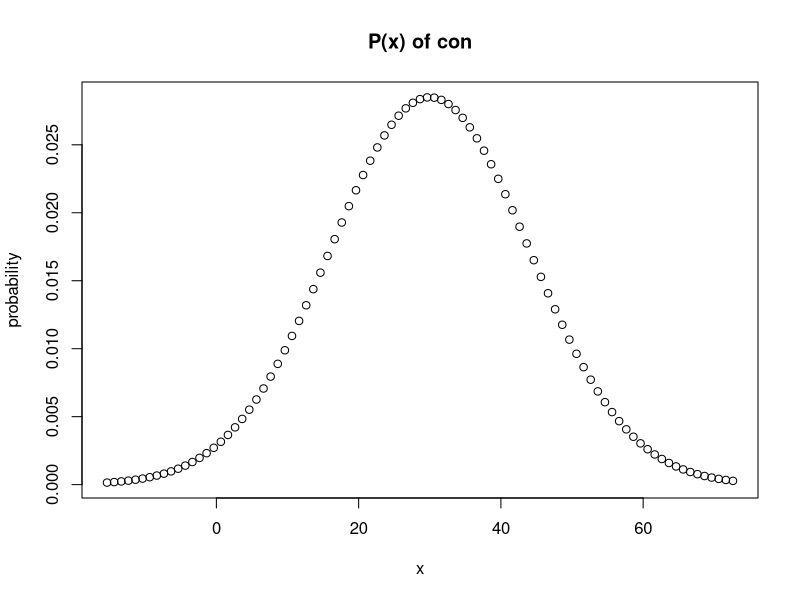
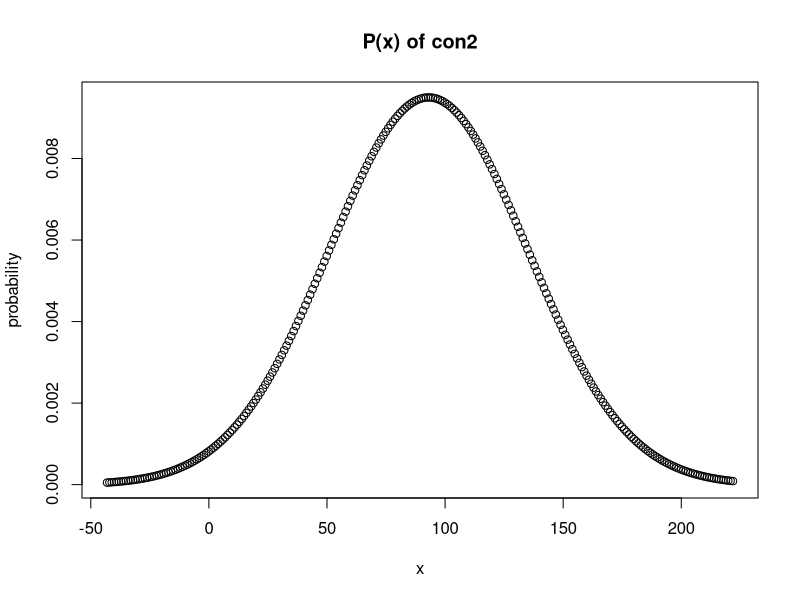
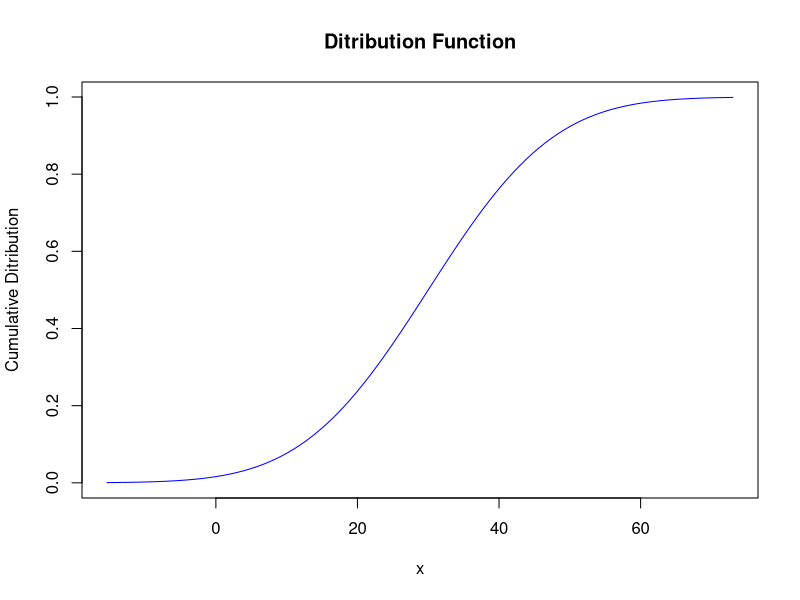
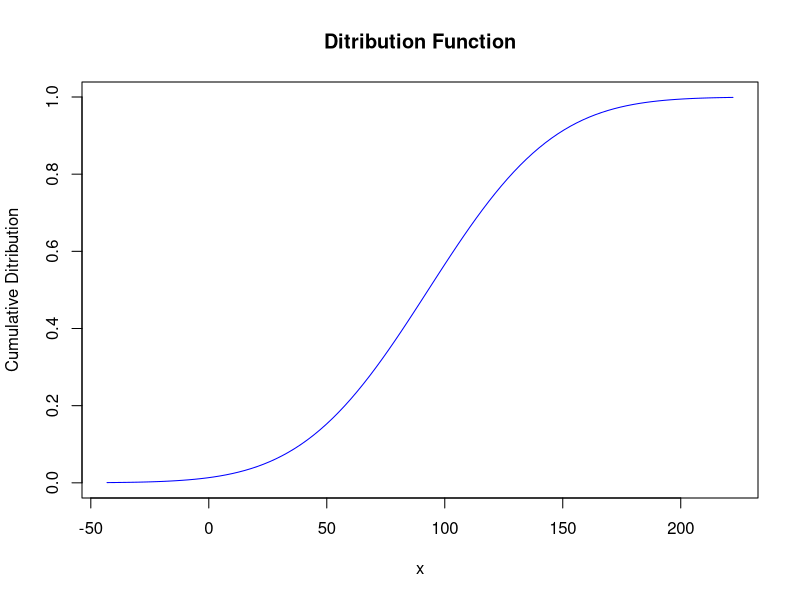
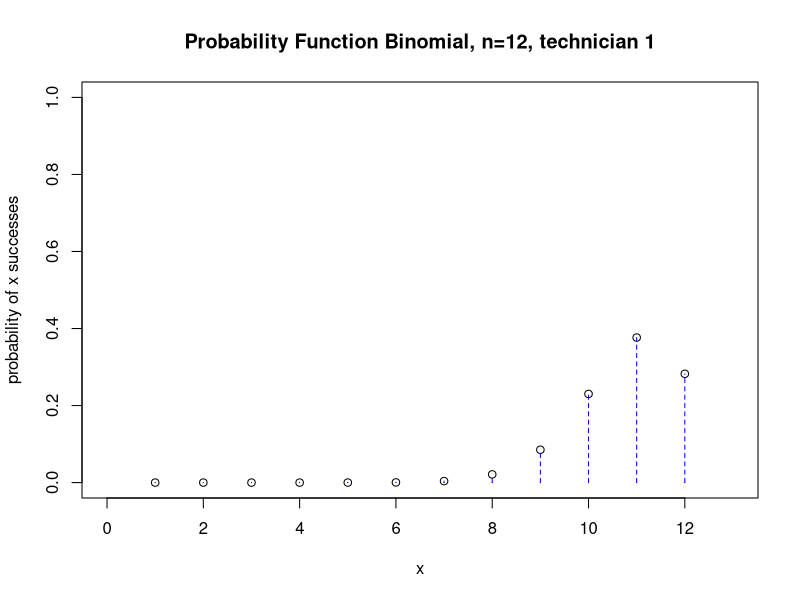
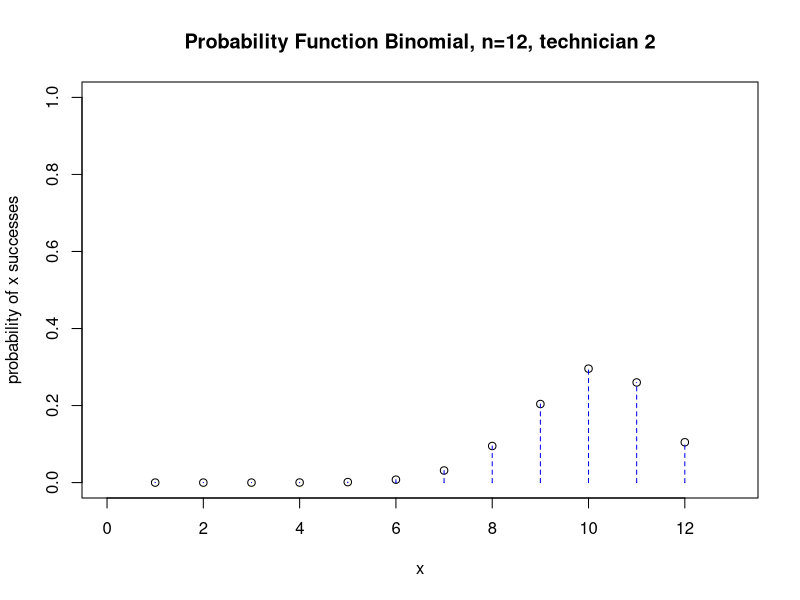
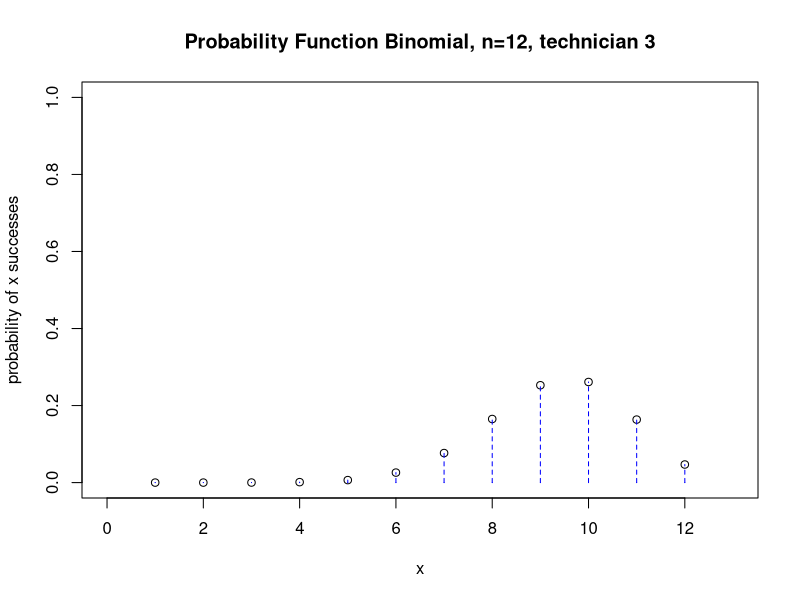
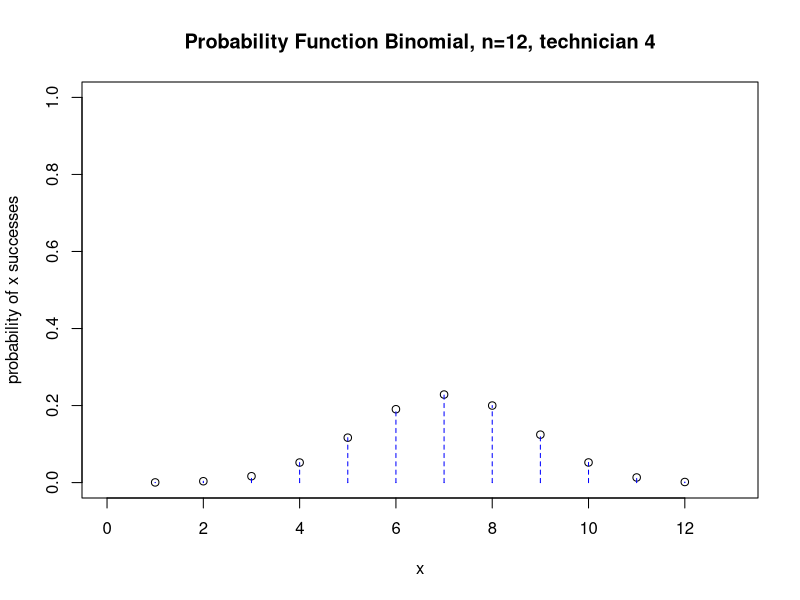

These figures' R source, in order:
# 1.1
manzanas = rnorm(500, mean=200, sd=30)
manzanas
# 1.2
sel1 = manzanas[manzanas>=170]
sel2 = sel1[sel1 <= 230]
sel2
perc = length(sel2)/length(manzanas)*100
perc
# 1.3
naranjas = rnorm(300, mean=150, sd=45)
naranjas
# 1.4
sel3 = naranjas[naranjas>=105]
sel4 = sel3[sel3 <= 195]
sel4
perc2 = length(sel4)/length(naranjas)*100
perc2

# 2.1
con = rnorm(400, mean=30, sd=14)
mean1 = mean(con)
median1 = median(con)
range1 = range(con)[2] - range(con)[1]
iqr1 = IQR(con)
sd1 = sd(con)
mean1
median1
range1
iqr1
sd1

con2 = con*3 + 3
mean2 = mean(con2)
median2 = median(con2)
range2 = range(con2)[2] - range(con2)[1]
iqr2 = IQR(con2)
sd2 = sd(con2)
mean2
median2
range2
iqr2
sd2

con
con2

plot(x=c(min(con):max(con)), y=dnorm(c(min(con):max(con)), mean=30, 14),
     xlab="x", ylab="probability", main=c("P(x) of con"))

plot(x=c(min(con2):max(con2)), y=dnorm(c(min(con2):max(con2)), mean=93, 42),
     xlab="x", ylab="probability", main=c("P(x) of con2"))

x = c(min(con):max(con))
curve(pnorm(x, mean=30, sd=14), xlim=c(min(con),max(con)), col="blue", ylab="Cumulative Ditribution",
      main="Ditribution Function")

x = c(min(con2):max(con2))
curve(pnorm(x, mean=93, sd=42), xlim=c(min(con2),max(con2)), col="blue", ylab="Cumulative Ditribution",
      main="Ditribution Function")

# 4.1
# TECHNICIAN 1
p_success = 45/50
12*p_success
aux = rep(0,24) # repeat
aux[seq(2,24,2)] = dbinom(c(1:12), size=12, prob=p_success)
plot(x=c(1:12), y=dbinom(c(1:12), size=12, prob=p_success),
     ylim=c(0,1), xlim=c(0,13), xlab="x", ylab="probability of x successes",
     main="Probability Function Binomial, n=12, technician 1")
lines(x=rep(1:12, each=2), y=aux, type="h", lty=2, col="blue")

# TECHNICIAN 2
p_success = 29/35
12*p_success
aux = rep(0,24) # repeat
aux[seq(2,24,2)] = dbinom(c(1:12), size=12, prob=p_success)
plot(x=c(1:12), y=dbinom(c(1:12), size=12, prob=p_success),
     ylim=c(0,1), xlim=c(0,13), xlab="x", ylab="probability of x successes",
     main="Probability Function Binomial, n=12, technician 2")
lines(x=rep(1:12, each=2), y=aux, type="h", lty=2, col="blue")

# TECHNICIAN 3
p_success = 31/40
12*p_success
aux = rep(0,24) # repeat
aux[seq(2,24,2)] = dbinom(c(1:12), size=12, prob=p_success)
plot(x=c(1:12), y=dbinom(c(1:12), size=12, prob=p_success),
     ylim=c(0,1), xlim=c(0,13), xlab="x", ylab="probability of x successes",
     main="Probability Function Binomial, n=12, technician 3")
lines(x=rep(1:12, each=2), y=aux, type="h", lty=2, col="blue")

# 4.4
p_success = 45/50
p1 = dbinom(10, size=12, prob=p_success)
p1
p_success = 29/35
p2 = dbinom(10, size=12, prob=p_success)
p2
p_success = 31/40
p3 = dbinom(10, size=12, prob=p_success)
p3


# 4.5
x_value = 6
num_of_trials_in_event = 12
p_success = 45/50
p1 = pbinom(x_value, size=num_of_trials_in_event, prob=p_success) # F(X<=x)
p1
p_success = 29/35
p2 = pbinom(x_value, size=num_of_trials_in_event, prob=p_success) # F(X<=x)
p2
p_success = 31/40
p3 = pbinom(x_value, size=num_of_trials_in_event, prob=p_success) # F(X<=x)
p3

# 4.6
# NEW TECHNICIAN
p_success = 7/12
aux = rep(0,24) # repeat
aux[seq(2,24,2)] = dbinom(c(1:12), size=12, prob=p_success)
plot(x=c(1:12), y=dbinom(c(1:12), size=12, prob=p_success),
     ylim=c(0,1), xlim=c(0,13), xlab="x", ylab="probability of x successes",
     main="Probability Function Binomial, n=12, technician 4")
lines(x=rep(1:12, each=2), y=aux, type="h", lty=2, col="blue")

# 5.1
# low season
lambda = 20
n2 = 50
n1 = 5

aux = rep(0, (n2 -n1 +1)*2)
aux[seq(2,(n2 -n1 +1)*2,2)] = dpois(c(n1:n2), lambda = lambda)
ymax = max(dpois(n1:n2, lambda=lambda))

plot(x=c(n1:n2), y=dpois(c(n1:n2), lambda = lambda), ylim=c(0,ymax), xlim=c(-1,n2-n1+1),
     xlab="x", ylab="probability", main="Probability Function, Low")
lines(x=rep(n1:n2, each=2), y=aux, pch=21, type="h", lty=2, col="blue")
# summer season
lambda = 30
n2 = 50
n1 = 5

aux = rep(0, (n2 -n1 +1)*2)
aux[seq(2,(n2 -n1 +1)*2,2)] = dpois(c(n1:n2), lambda = lambda)
ymax = max(dpois(n1:n2, lambda=lambda))

plot(x=c(n1:n2), y=dpois(c(n1:n2), lambda = lambda), ylim=c(0,ymax), xlim=c(-1,n2-n1+1),
     xlab="x", ylab="probability", main="Probability Function, Summer")
lines(x=rep(n1:n2, each=2), y=aux, pch=21, type="h", lty=2, col="blue")
# december season
lambda = 40
n2 = 50
n1 = 5

aux = rep(0, (n2 -n1 +1)*2)
aux[seq(2,(n2 -n1 +1)*2,2)] = dpois(c(n1:n2), lambda = lambda)
ymax = max(dpois(n1:n2, lambda=lambda))

plot(x=c(n1:n2), y=dpois(c(n1:n2), lambda = lambda), ylim=c(0,ymax), xlim=c(-1,n2-n1+1),
     xlab="x", ylab="probability", main="Probability Function, December")
lines(x=rep(n1:n2, each=2), y=aux, pch=21, type="h", lty=2, col="blue")

# 5.2
dpois(35, lambda=20)
dpois(35, lambda=30)
dpois(35, lambda=40)

# 5.3
dpois(25, lambda=20)
dpois(25, lambda=30)
dpois(25, lambda=40)

# 5.5
ppois(35, lambda=20) - ppois(25, lambda=20)
ppois(35, lambda=30) - ppois(25, lambda=30)
ppois(35, lambda=40) - ppois(25, lambda=40)




